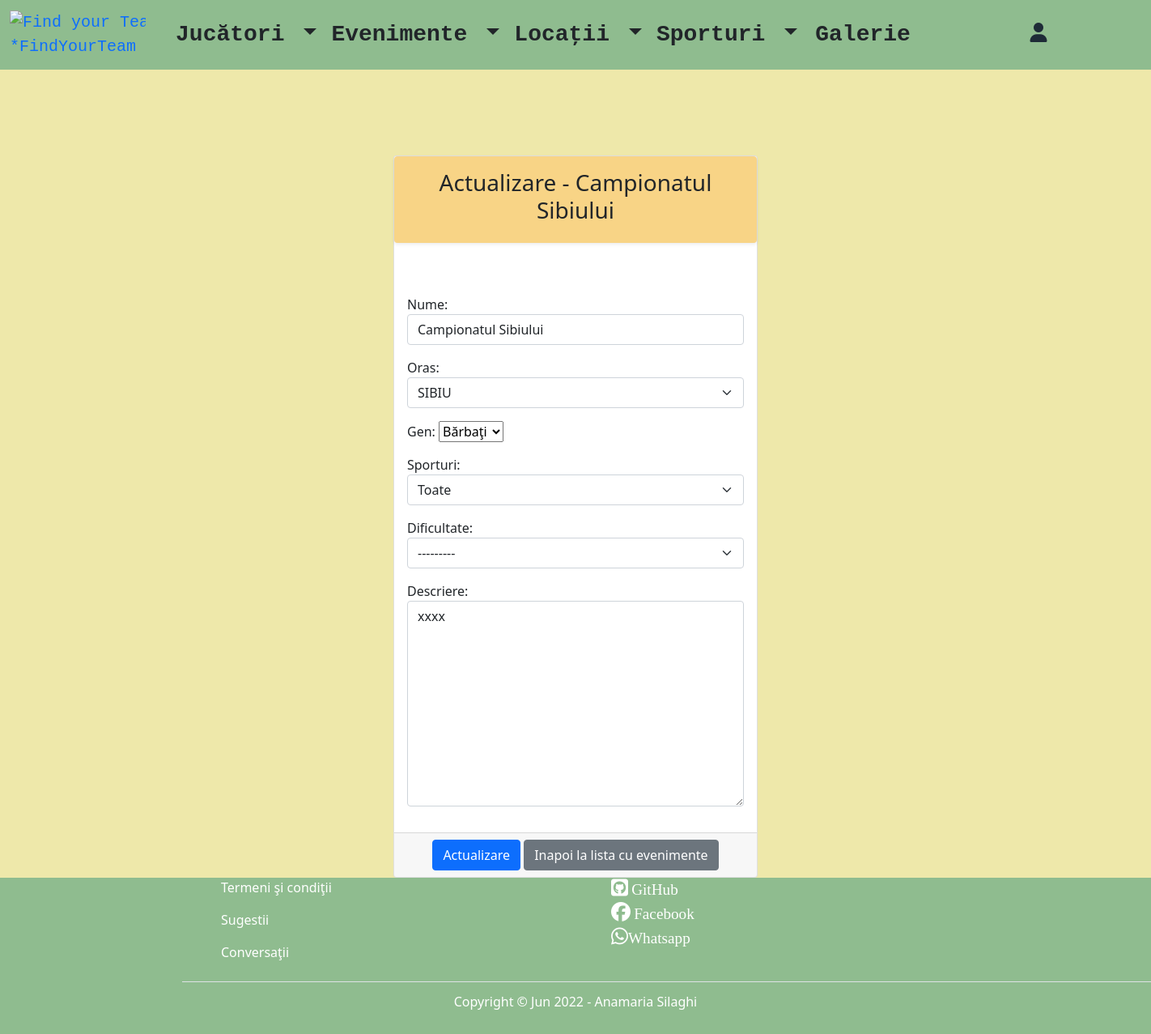
/update-event/1/, run on an earlier commit of the app's database.
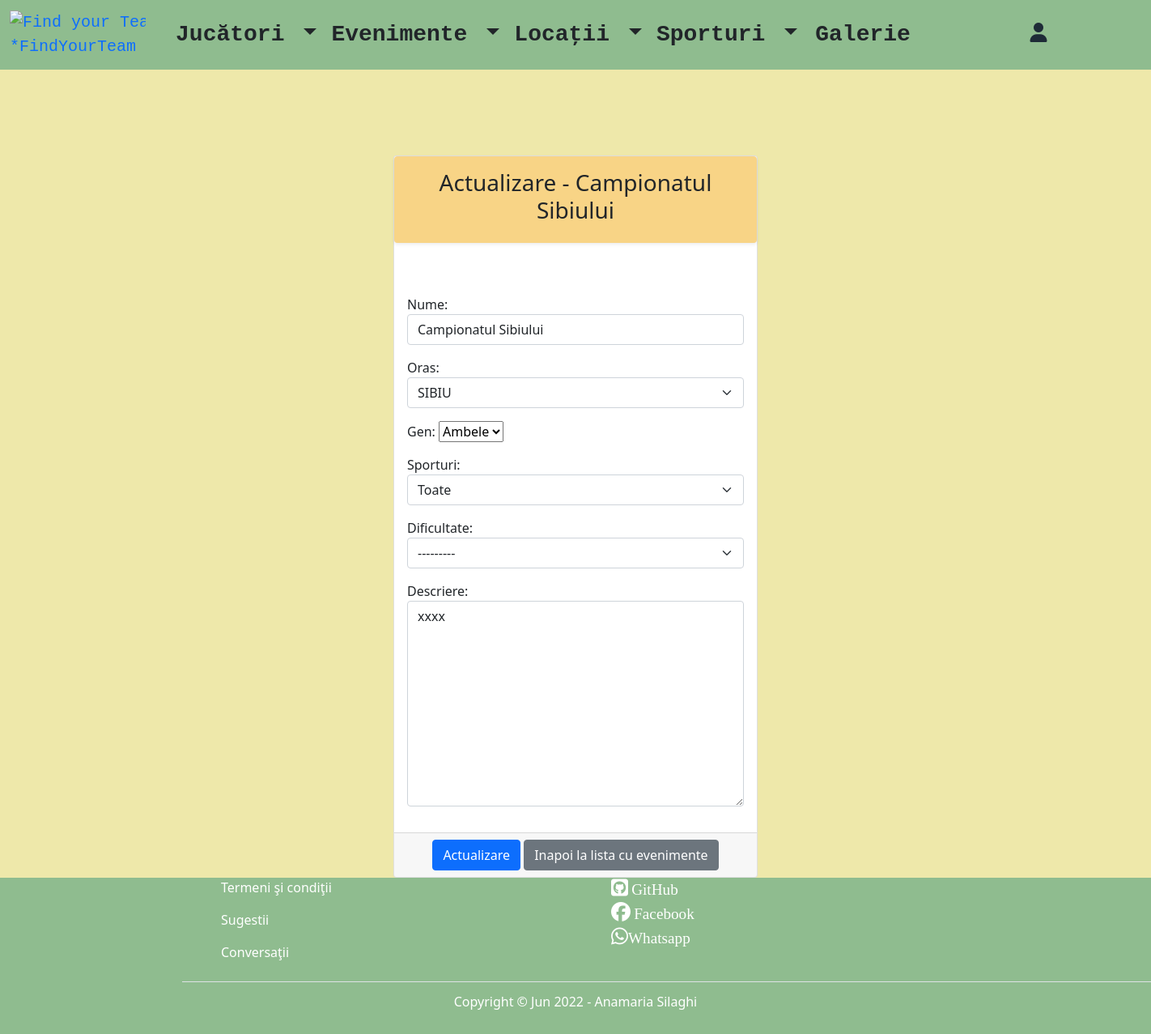
And on a later commit of the database.
### teams/models.py (models this page shows, shortened)
class Event(models.Model):
    gender_choices = (("Bărbaţi", "Bărbaţi"), ("Femei", "Femei"), ("Ambele", "Ambele"))
    dificulty_choices = (("Toate", "Toate"), ("Incepator", "Incepator"), ("Intermediar", "Intermediar"), ("Avansat", "Avansat"))
    city_choices = (("SIBIU", "SIBIU"), ("BRASOV", "BRASOV"), ("CLUJ-NAPOCA", "CLUJ-NAPOCA"))
    sport_type = (("Toate", "Toate"), ("Handbal", "Handbal"), ("Fotbal", "Fotbal"), ("Tenis de camp", "Tenis de camp"))
    nume = models.CharField(max_length=20)
    oras = models.CharField(max_length=30, choices=city_choices)
    gen = models.CharField(max_length=10, choices=gender_choices)
    de_la = models.DateTimeField(auto_now_add=True)
    pana_la = models.DateTimeField(auto_now_add=True)
    sporturi = models.CharField(max_length=15, choices=sport_type, default="")
    dificultate = models.CharField(max_length=20, choices=dificulty_choices)
    descriere = models.TextField(max_length=800)
    creat_in = models.DateTimeField(auto_now_add=True)
    actualizat_in = models.DateTimeField(auto_now=True)

### teams/views.py (the view)
# urls.py: path('update-event/<int:pk>/', views.EventUpdateView.as_view(), name='update_event'),
class EventUpdateView(UpdateView):
    template_name = 'event/update_event.html'
    model = Event
    form_class = EventForm
    success_url = reverse_lazy('list_of_events')

### teams/forms.py
class EventForm(forms.ModelForm):
    class Meta:
        model = Event
        fields = "__all__"
        widgets = {
            "nume": TextInput(attrs={'placeholder': "Introduceti numele evenimentului", "class": "form-control"}),
            "oras": Select(attrs={"class": "form-select"}),
            "de_la":DateInput(attrs={"type": "datetime-local", "class": "form-control"}, format="%Y-%m-%dT%H:%M"),
            "pana_la":DateInput(attrs={"type": "datetime-local", "class": "form-control"}, format="%Y-%m-%dT%H:%M"),
            "descriere": Textarea(attrs={'placeholder': "Introduceti o descriere a evenimentului", "class": "form-control"}),
            "sporturi": Select(attrs={"class": "form-select"}),
            "dificultate": Select(attrs={"class": "form-select"}),
        }

### templates/event/update_event.html (shortened to what this page needs)
{% extends 'base.html' %}
{% block content %}
    <div class="container-fluid mt-5 pt-5">
         <div class="row mt-5 pt-5">
            <div class="col-md-4 offset-md-4">
                <div class="card">
                    <div class="shadow-sm p-3 mb-5 text-center rounded" style="background-color: #F8D486;">
                        <h3> Actualizare - {{ event.nume }}</h3>
                    </div>
                    <form method="post">
                        <div class="card-body">
                            {{ form.as_p }}
                        </div>
                        <div class="card-footer text-center">
                            <button type="submit" class="btn btn-primary">Actualizare</button>
                            <a href="{% url 'list_of_events' %}" class="btn btn-secondary">Inapoi la lista cu evenimente</a>
                        </div>
                    </form>
                </div>
            </div>
        </div>
    </div>
{% endblock %}

What changed in the data, as far as the page shows it:
changed Event "Campionatul Sibiului": gen "Bărbaţi" → "Ambele"
